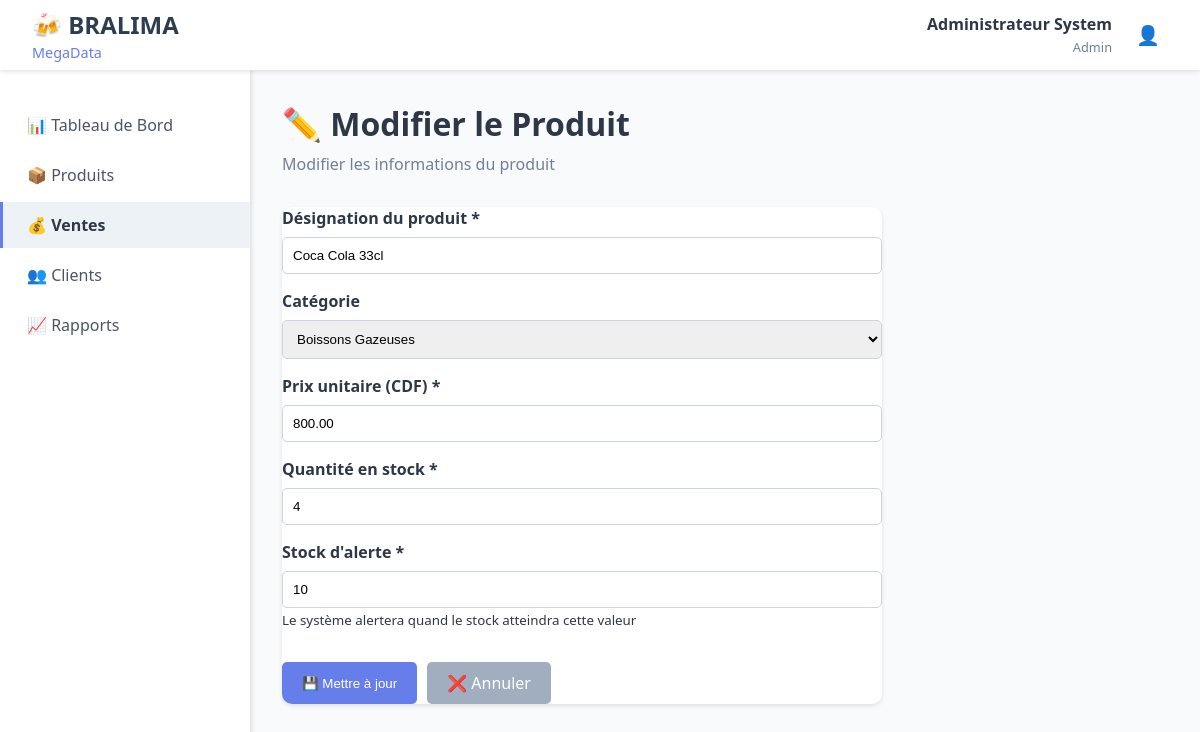
The app's page /modules/produits/modifier.php?id=5 (signed in), older data.
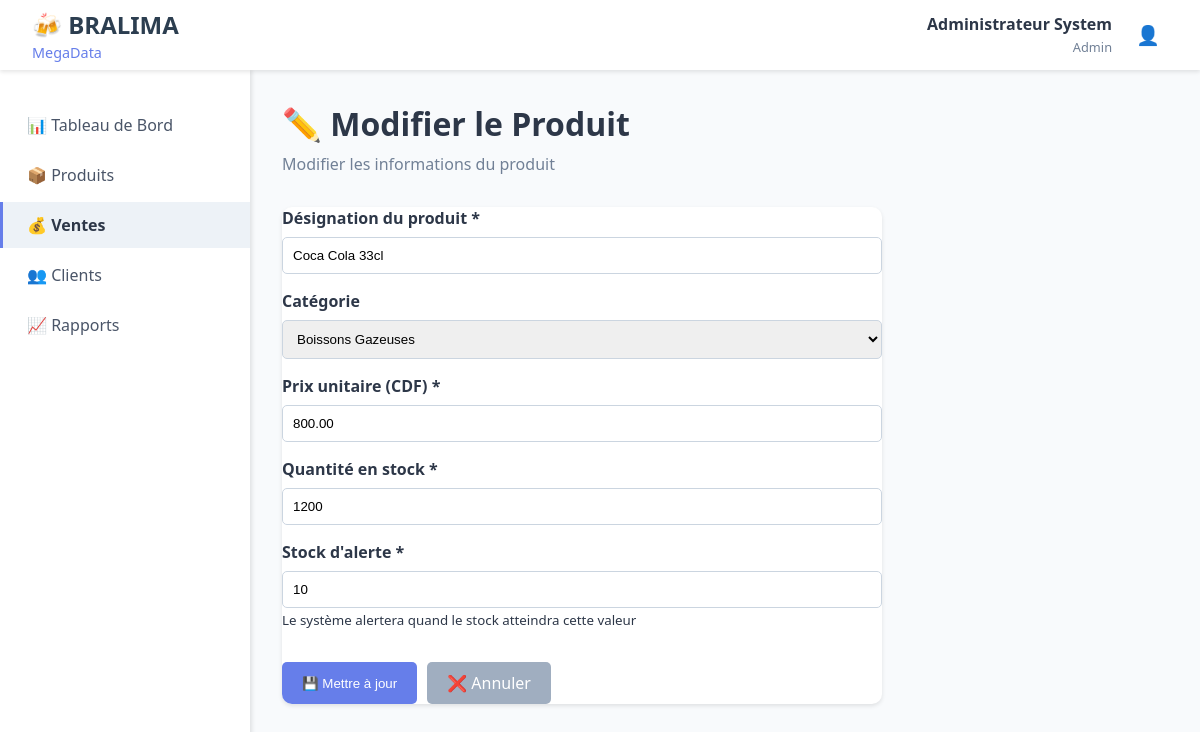
The same page, newer data.
### tables this page shows
CREATE TABLE produits (
    id_produit INT PRIMARY KEY AUTO_INCREMENT,
    designation VARCHAR(100) NOT NULL,
    id_categorie INT,
    prix_unitaire DECIMAL(10,2) NOT NULL,
    quantite_stock INT DEFAULT 0,
    stock_alerte INT DEFAULT 10,
    date_creation DATETIME DEFAULT CURRENT_TIMESTAMP,
    FOREIGN KEY (id_categorie) REFERENCES categories_produit(id_categorie)
);

### modules/produits/modifier.php (the view, shortened to what this page needs)
<?php
$error = '';
$id_produit = $_GET['id'] ?? null;
try {
    $pdo = getDBConnection();
    $stmt = $pdo->prepare("SELECT * FROM produits WHERE id_produit = ?");
    $stmt->execute([$id_produit]);
    $produit = $stmt->fetch();
} catch (Exception $e) {
    $error = "❌ Erreur: " . $e->getMessage();
}
?>
<!DOCTYPE html>
<html lang="fr">
<head>
    <link rel="stylesheet" href="../../assets/css/dashboard.css">
</head>
<body>
    <?php include '../../includes/header.php'; ?>
    <div class="container">
        <?php include '../../includes/sidebar.php'; ?>
        <main class="main-content">
            <div class="page-header">
                <h1>✏️ Modifier le Produit</h1>
                <p>Modifier les informations du produit</p>
            </div>
            <div class="form-container">
                <?php if ($error && !$produit): ?>
                    <div class="alert alert-error"><?php echo $error; ?></div>
                    <a href="liste.php" class="btn btn-secondary">← Retour à la liste</a>
                <?php else: ?>
                    <div class="content-card">
                        <form method="POST">
                            <div class="form-group">
                                <label for="designation">Désignation du produit *</label>
                                <input type="text" id="designation" name="designation" required
                                    value="<?php echo $produit['designation']; ?>">
                            </div>
                            <div class="form-group">
                                <label for="id_categorie">Catégorie</label>
                                <select id="id_categorie" name="id_categorie">
                                    <?php
                                    $pdo = getDBConnection();
                                    $stmt = $pdo->query("SELECT * FROM categories_produit ORDER BY nom_categorie");
                                    while ($categorie = $stmt->fetch()):
                                        $selected = ($categorie['id_categorie'] == $produit['id_categorie']) ? 'selected' : '';
                                    ?>
                                        <option value="<?php echo $categorie['id_categorie']; ?>" <?php echo $selected; ?>>
                                            <?php echo $categorie['nom_categorie']; ?>
                                        </option>
                                    <?php endwhile; ?>
                                </select>
                            </div>
                            <div class="form-group">
                                <label for="prix_unitaire">Prix unitaire (CDF) *</label>
                                <input type="number" id="prix_unitaire" name="prix_unitaire" step="0.01" min="0" required
                                    value="<?php echo $produit['prix_unitaire']; ?>">
                            </div>
                            <div class="form-group">
                                <label for="quantite_stock">Quantité en stock *</label>
                                <input type="number" id="quantite_stock" name="quantite_stock" min="0" required
                                    value="<?php echo $produit['quantite_stock']; ?>">
                            </div>
                            <div class="form-group">
                                <label for="stock_alerte">Stock d'alerte *</label>
                                <input type="number" id="stock_alerte" name="stock_alerte" min="1" required
                                    value="<?php echo $produit['stock_alerte']; ?>">
                                <small>Le système alertera quand le stock atteindra cette valeur</small>
                            </div>
                            <div style="display: flex; gap: 10px; margin-top: 2rem;">
                                <button type="submit" class="btn btn-primary">💾 Mettre à jour</button>
                                <a href="liste.php" class="btn btn-secondary">❌ Annuler</a>
                            </div>
                        </form>
                    </div>
                <?php endif; ?>
            </div>
        </main>
    </div>
</body>
</html>

Row changes from the older to the newer data that the page shows:
changed produits "Coca Cola 33cl": quantite_stock "4" → "1200"
